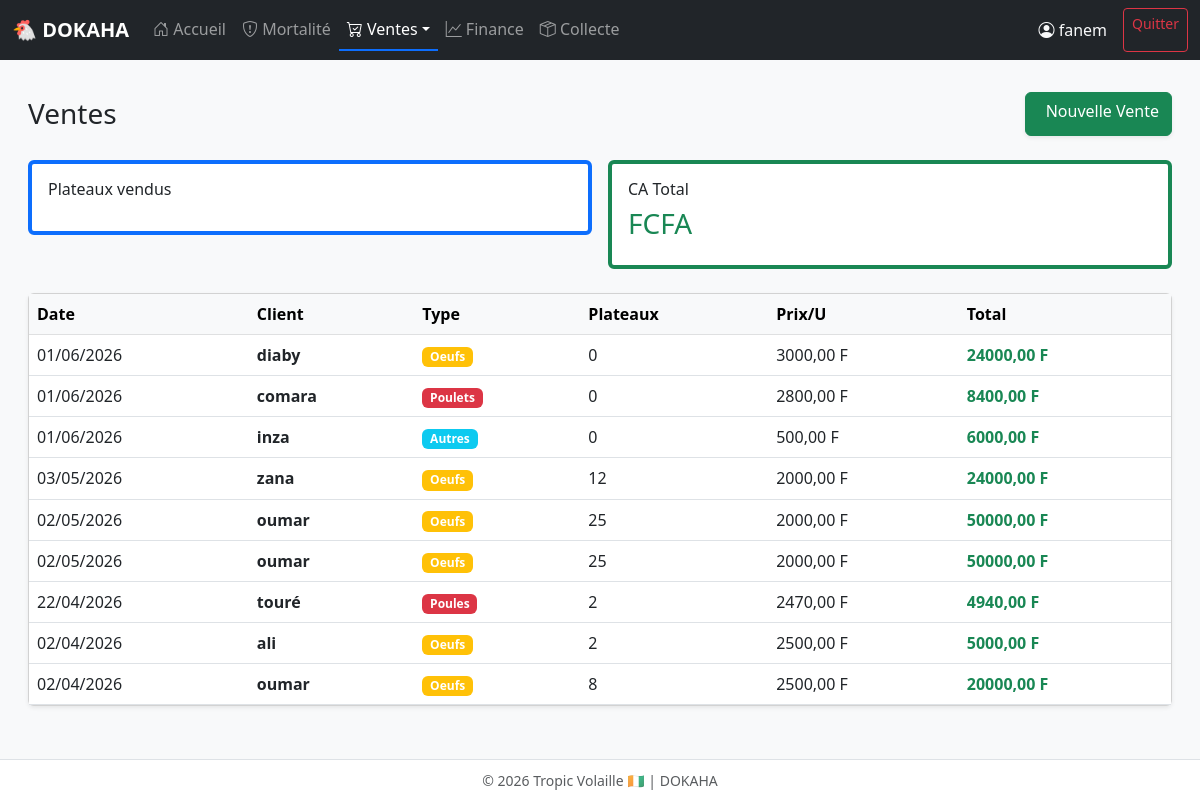
Screenshot of /vente/ (signed in) with the database file from the repository.
### gestion/models.py (models this page shows, shortened)
class Vente(models.Model):
    poulailler = models.ForeignKey(Poulailler, on_delete=models.SET_NULL, null=True, blank=True, verbose_name="Bâtiment")
    date = models.DateField(verbose_name="Date")
    client = models.CharField(max_length=100, blank=True, null=True, verbose_name="Client")
    type_vente = models.CharField(
        max_length=20,
        choices=[('oeufs', '🥚 Œufs'), ('poules', '🐔 Poules'), ('autres', '📦 Autres')],
        default='oeufs'
    )
    plateaux = models.IntegerField(default=0)
    unites = models.IntegerField(default=0)
    prix_plateau = models.DecimalField(max_digits=10, decimal_places=2, default=0)
    montant_total = models.DecimalField(max_digits=10, decimal_places=2, default=0)
    paye = models.BooleanField(default=True)
    montant_paye = models.DecimalField(max_digits=10, decimal_places=2, default=0, verbose_name="Montant payé (FCFA)")
    montant_restant = models.DecimalField(max_digits=10, decimal_places=2, default=0, verbose_name="Reste à payer (FCFA)")
    mode_paiement = models.CharField(
        max_length=20,
        default='comptant',
        choices=[('comptant', '💵 Comptant'), ('credit', '📝 Crédit'), ('mobile', '📱 Mobile Money'), ('cheque', '🧾 Chèque')],
        verbose_name="Mode de paiement"
    )
    plateaux = models.IntegerField(default=0, verbose_name='Nombre de plateaux (30 œufs)')
    reste_oeufs = models.IntegerField(default=0, verbose_name='Œufs restants (0-29)')
    class Meta:
        verbose_name = "Vente"
        verbose_name_plural = "Ventes"
        ordering = ['-date']

### gestion/views.py (the view)
# urls.py: path('vente/', views.vente_list, name='vente_list'),
@login_required
def vente_list(request):
    ventes = Vente.objects.all().order_by('-date')[:100]
    return render(request, 'gestion/vente_list.html', {'ventes': ventes, 'title': 'Ventes', 'user': request.user})

### gestion/templates/gestion/vente_list.html (shortened to what this page needs)
{% extends 'gestion/base.html' %}
{% block content %}
<div class="container-fluid py-3">
    <div class="d-flex justify-content-between align-items-center mb-4">
        <h3 class="mb-0">{{ title }}</h3>
        <a href="/vente/add/" class="btn btn-success shadow-sm">Nouvelle Vente</a>
    </div>
    <div class="row g-3 mb-4">
        <div class="col-md-6"><div class="card p-3 border-start border-4 border-primary"><h6>Plateaux vendus</h6><h3 class="text-primary">{{ total_plt }}</h3></div></div>
        <div class="col-md-6"><div class="card p-3 border-start border-4 border-success"><h6>CA Total</h6><h3 class="text-success">{{ total_ca }} FCFA</h3></div></div>
    </div>
    <div class="card shadow-sm">
        <div class="table-responsive">
            <table class="table table-hover align-middle mb-0">
                <thead class="table-light">
                    <tr><th>Date</th><th>Client</th><th>Type</th><th>Plateaux</th><th>Prix/U</th><th>Total</th></tr>
                </thead>
                <tbody>
                    {% for v in ventes %}
                    <tr>
                        <td>{{ v.date|date:"d/m/Y" }}</td>
                        <td class="fw-bold">{{ v.client|default:"-" }}</td>
                        <td><span class="badge bg-{% if 'oeuf' in v.type_vente|lower %}warning{% elif 'poul' in v.type_vente|lower %}danger{% else %}info{% endif %}">{{ v.type_vente|title }}</span></td>
                        <td>{{ v.plateaux|default:0 }}</td>
                        <td>{{ v.prix_plateau|default:0 }} F</td>
                        <td class="fw-bold text-success">{{ v.montant_total|default:0 }} F</td>
                    </tr>
                    {% empty %}
                    <tr><td colspan="6" class="text-center py-4 text-muted">Aucune vente enregistrée. <a href="/vente/add/" class="text-decoration-none">➕ Enregistrer la première</a></td></tr>
                    {% endfor %}
                </tbody>
            </table>
        </div>
    </div>
</div>
{% endblock %}

### gestion/templates/gestion/base.html (shortened to what this page needs)
{% load static %}
<!DOCTYPE html>
<html lang="fr">
<head>
    <link href="https://cdn.jsdelivr.net/npm/bootstrap@5.3.0/dist/css/bootstrap.min.css" rel="stylesheet">
    <link rel="stylesheet" href="https://cdn.jsdelivr.net/npm/bootstrap-icons@1.11.0/font/bootstrap-icons.css">
</head>
<body>
<nav class="navbar navbar-expand-lg navbar-dark bg-dark sticky-top">
    <div class="container-fluid">
        <a class="navbar-brand" href="{% url 'dashboard' %}">🐔 DOKAHA</a>
        <div class="collapse navbar-collapse" id="mainNav">
            <ul class="navbar-nav me-auto mb-2 mb-lg-0">
                <li class="nav-item"><a class="nav-link {% if request.resolver_match.url_name == 'dashboard' %}active{% endif %}" href="{% url 'dashboard' %}"><i class="bi bi-house-door"></i> Accueil</a></li>
                <li class="nav-item"><a class="nav-link {% if 'mortalite' in request.path %}active{% endif %}" href="{% url 'mortalite_form' %}"><i class="bi bi-shield-exclamation"></i> Mortalité</a></li>
                <li class="nav-item dropdown">
                    <a class="nav-link dropdown-toggle {% if 'vente' in request.path %}active{% endif %}" href="#" role="button" data-bs-toggle="dropdown"><i class="bi bi-cart-check"></i> Ventes</a>
                </li>
                <li class="nav-item"><a class="nav-link {% if 'finance' in request.path %}active{% endif %}" href="{% url 'finance_dashboard' %}"><i class="bi bi-graph-up"></i> Finance</a></li>
                <li class="nav-item"><a class="nav-link {% if 'collecte' in request.path %}active{% endif %}" href="{% url 'collecte_oeufs' %}"><i class="bi bi-box-seam"></i> Collecte</a></li>
            </ul>
            <span class="navbar-text text-light me-3"><i class="bi bi-person-circle"></i> {{ user.username|default:"Admin" }}</span>
            <a href="/admin/logout/" class="btn btn-sm btn-outline-danger">Quitter</a>
        </div>
    </div>
</nav>
<div class="container-fluid px-3 py-3">
    {% block content %}{% endblock %}
</div>
<footer class="fixed-bottom text-center text-muted py-2 bg-white border-top">
    <small>© {% now "Y" %} Tropic Volaille 🇨🇮 | DOKAHA</small>
</footer>
</body>
</html>

### gestion/templates/gestion/base.html (style rules this page uses)
:root { --primary:#0d6efd; --success:#198754; --danger:#dc3545; --warning:#ffc107; }
body { background:#f8f9fa; font-family:system-ui,-apple-system,sans-serif; padding-bottom:60px; }
.navbar-brand { font-weight:700; }
.nav-link { font-weight:500; padding:0.5rem 1rem; }
.nav-link.active { border-bottom:2px solid var(--primary); }
.btn { min-height:44px; }

### rows the page displays
Vente: date "01/06/2026", client "diaby", type_vente "Oeufs", plateaux "0", prix_plateau "3000,00", montant_total "24000,00"
Vente: date "01/06/2026", client "comara", type_vente "Poulets", plateaux "0", prix_plateau "2800,00", montant_total "8400,00"
Vente: date "01/06/2026", client "inza", type_vente "Autres", plateaux "0", prix_plateau "500,00", montant_total "6000,00"
Vente: date "03/05/2026", client "zana", type_vente "Oeufs", plateaux "12", prix_plateau "2000,00", montant_total "24000,00"
Vente: date "02/05/2026", client "oumar", type_vente "Oeufs", plateaux "25", prix_plateau "2000,00", montant_total "50000,00"
Vente: date "02/05/2026", client "oumar", type_vente "Oeufs", plateaux "25", prix_plateau "2000,00", montant_total "50000,00"
Vente: date "22/04/2026", client "touré", type_vente "Poules", plateaux "2", prix_plateau "2470,00", montant_total "4940,00"
Vente: date "02/04/2026", client "ali", type_vente "Oeufs", plateaux "2", prix_plateau "2500,00", montant_total "5000,00"
Vente: date "02/04/2026", client "oumar", type_vente "Oeufs", plateaux "8", prix_plateau "2500,00", montant_total "20000,00"

### other values shown
{{ user.username|default:"Admin" }} "fanem"
{{ title }} "Ventes"
